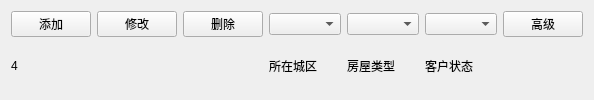
         <widget class="QWidget" name="widget_9" native="true">
          <layout class="QGridLayout" name="gridLayout_26">
           <item row="0" column="0">
            <widget class="QPushButton" name="addPushButton_4">
             <property name="text">
              <string>添加</string>
             </property>
             <property name="icon">
              <iconset resource="main.qrc">
               <normaloff>:/images/add.png</normaloff>:/images/add.png</iconset>
             </property>
             <property name="iconSize">
              <size>
               <width>16</width>
               <height>16</height>
              </size>
             </property>
            </widget>
           </item>
           <item row="0" column="1">
            <widget class="QPushButton" name="modifyPushButton_4">
             <property name="text">
              <string>修改</string>
             </property>
             <property name="icon">
              <iconset resource="main.qrc">
               <normaloff>:/images/modify.png</normaloff>:/images/modify.png</iconset>
             </property>
             <property name="iconSize">
              <size>
               <width>16</width>
               <height>16</height>
              </size>
             </property>
            </widget>
           </item>
           <item row="0" column="2">
            <widget class="QPushButton" name="deletePushButton_4">
             <property name="text">
              <string>删除</string>
             </property>
             <property name="icon">
              <iconset resource="main.qrc">
               <normaloff>:/images/delete.png</normaloff>:/images/delete.png</iconset>
             </property>
             <property name="iconSize">
              <size>
               <width>16</width>
               <height>16</height>
              </size>
             </property>
            </widget>
           </item>
           <item row="0" column="3">
            <widget class="QComboBox" name="chengquComboBox_4"/>
           </item>
           <item row="0" column="4">
            <widget class="QComboBox" name="fangwuLeixingComboBox_4"/>
           </item>
           <item row="0" column="5">
            <widget class="QComboBox" name="kehuZhuangtaiComboBox_4"/>
           </item>
           <item row="0" column="6">
            <widget class="QPushButton" name="advPushButton_4">
             <property name="text">
              <string>高级</string>
             </property>
             <property name="icon">
              <iconset resource="main.qrc">
               <normaloff>:/images/renwuguanli.png</normaloff>:/images/renwuguanli.png</iconset>
             </property>
             <property name="iconSize">
              <size>
               <width>16</width>
               <height>16</height>
              </size>
             </property>
            </widget>
           </item>
           <item row="1" column="3">
            <widget class="QLabel" name="label_49">
             <property name="text">
              <string>所在城区</string>
             </property>
            </widget>
           </item>
           <item row="1" column="4">
            <widget class="QLabel" name="label_50">
             <property name="text">
              <string>房屋类型</string>
             </property>
            </widget>
           </item>
           <item row="1" column="5">
            <widget class="QLabel" name="label_51">
             <property name="text">
              <string>客户状态</string>
             </property>
            </widget>
           </item>
           <item row="1" column="0">
            <widget class="QLabel" name="label_77">
             <property name="text">
              <string>4</string>
             </property>
            </widget>
           </item>
          </layout>
         </widget>
